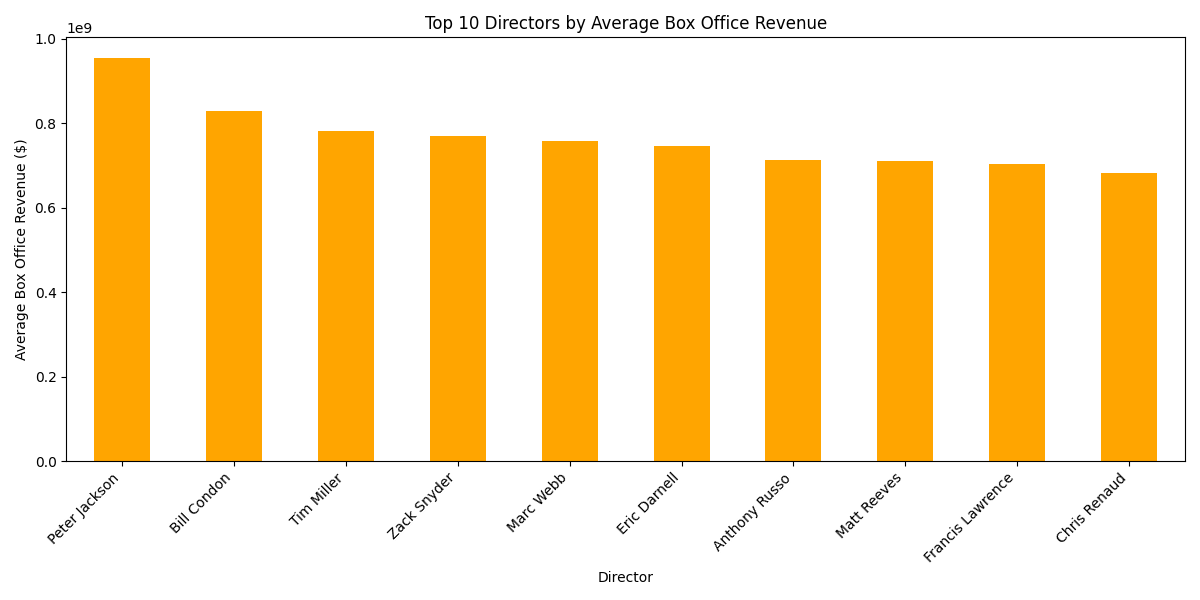

Write the Python code that produced this figure.
import pandas as pd
import matplotlib.pyplot as plt

# Step 1: Load the Dataset
# Replace 'Movie Data Starter Project.xlsx' with your actual file path
df = pd.read_excel('Movie Data Starter Project.xlsx')

# Step 2: Group by Directors and Calculate Average Box Office Revenue
director_revenue = df.groupby('Director (1)')['Box Office Revenue ($)'].mean().sort_values(ascending=False)

# Step 3: Output the Results
print("Top Directors by Average Box Office Revenue:")
print(director_revenue.head(10))  # Displaying the top 10 directors

# Step 4: Visualization
# Plot average revenue by directors (Top 10)
plt.figure(figsize=(12, 6))
director_revenue.head(10).plot(kind='bar', color='orange', title='Top 10 Directors by Average Box Office Revenue')
plt.xlabel('Director')
plt.ylabel('Average Box Office Revenue ($)')
plt.xticks(rotation=45, ha='right')
plt.tight_layout()
plt.show()
